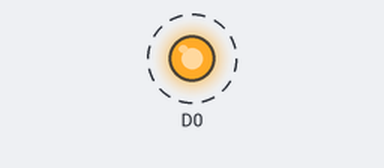
Recording of a sketch running on a simulated ESP8266 (NodeMCU). Parts: output pins drawn as LEDs (lit = HIGH). Dashed ring = blinking.

Above: at 0.2 s.
Timing chart, 0 to 3.0 s (numbered marks = the images above):
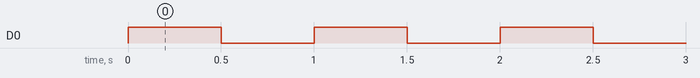

The sketch:

1_blink.ino
```cpp
//const int D0 = 16;
int d = 500;

void setup() {
  pinMode(D0,OUTPUT);
  digitalWrite(D0,LOW);
}

void loop() {
  digitalWrite(D0,HIGH);
  delay(d);
  digitalWrite(D0,LOW);
  delay(d);
}
```

Measured:
- by itself, D0: alternates HIGH for 0.50 s and LOW for 0.50 s
